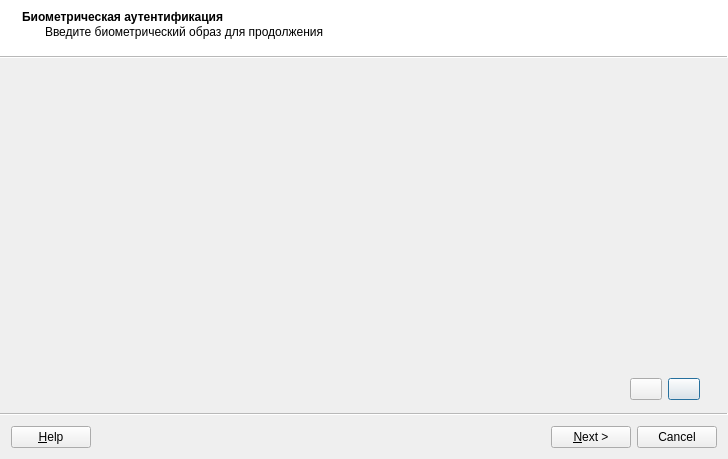
<?xml version="1.0" encoding="UTF-8"?>
<ui version="4.0">
 <class>ExtractWizard</class>
 <widget class="QWizard" name="ExtractWizard">
  <property name="geometry">
   <rect>
    <x>0</x>
    <y>0</y>
    <width>728</width>
    <height>459</height>
   </rect>
  </property>
  <property name="windowTitle">
   <string>Мастер извлечения ключа</string>
  </property>
  <property name="wizardStyle">
   <enum>QWizard::ModernStyle</enum>
  </property>
  <property name="options">
   <set>QWizard::HaveHelpButton|QWizard::NoBackButtonOnStartPage</set>
  </property>
  <widget class="QWizardPage" name="page2">
   <property name="title">
    <string>Биометрическая аутентификация</string>
   </property>
   <property name="subTitle">
    <string>Введите биометрический образ для продолжения</string>
   </property>
   <attribute name="pageId">
    <string notr="true">1</string>
   </attribute>
   <layout class="QGridLayout" name="gridLayout_2">
    <item row="3" column="5">
     <spacer name="horizontalSpacer_2">
      <property name="orientation">
       <enum>Qt::Horizontal</enum>
      </property>
      <property name="sizeHint" stdset="0">
       <size>
        <width>40</width>
        <height>20</height>
       </size>
      </property>
     </spacer>
    </item>
    <item row="0" column="1">
     <widget class="QLabel" name="_icn2">
      <property name="sizePolicy">
       <sizepolicy hsizetype="Fixed" vsizetype="Fixed">
        <horstretch>0</horstretch>
        <verstretch>0</verstretch>
       </sizepolicy>
      </property>
      <property name="text">
       <string/>
      </property>
      <property name="pixmap">
       <pixmap resource="../resources.qrc">:/res/48px-Preferences-desktop-peripherals.svg.png</pixmap>
      </property>
     </widget>
    </item>
    <item row="0" column="2">
     <spacer name="horizontalSpacer">
      <property name="orientation">
       <enum>Qt::Horizontal</enum>
      </property>
      <property name="sizeType">
       <enum>QSizePolicy::Fixed</enum>
      </property>
      <property name="sizeHint" stdset="0">
       <size>
        <width>10</width>
        <height>20</height>
       </size>
      </property>
     </spacer>
    </item>
    <item row="3" column="7">
     <widget class="QPushButton" name="_btnAdd">
      <property name="sizePolicy">
       <sizepolicy hsizetype="Fixed" vsizetype="Fixed">
        <horstretch>0</horstretch>
        <verstretch>0</verstretch>
       </sizepolicy>
      </property>
      <property name="maximumSize">
       <size>
        <width>32</width>
        <height>32</height>
       </size>
      </property>
      <property name="text">
       <string/>
      </property>
      <property name="icon">
       <iconset resource="../resources.qrc">
        <normaloff>:/res/list-add.png</normaloff>:/res/list-add.png</iconset>
      </property>
      <property name="iconSize">
       <size>
        <width>32</width>
        <height>32</height>
       </size>
      </property>
      <property name="flat">
       <bool>false</bool>
      </property>
     </widget>
    </item>
    <item row="3" column="6">
     <widget class="QPushButton" name="_btnClear">
      <property name="sizePolicy">
       <sizepolicy hsizetype="Fixed" vsizetype="Fixed">
        <horstretch>0</horstretch>
        <verstretch>0</verstretch>
       </sizepolicy>
      </property>
      <property name="maximumSize">
       <size>
        <width>32</width>
        <height>32</height>
       </size>
      </property>
      <property name="text">
       <string/>
      </property>
      <property name="icon">
       <iconset resource="../resources.qrc">
        <normaloff>:/res/edit-clear.png</normaloff>:/res/edit-clear.png</iconset>
      </property>
      <property name="iconSize">
       <size>
        <width>32</width>
        <height>32</height>
       </size>
      </property>
      <property name="flat">
       <bool>false</bool>
      </property>
     </widget>
    </item>
    <item row="2" column="1" colspan="8">
     <widget class="QWidget" name="widget" native="true">
      <property name="sizePolicy">
       <sizepolicy hsizetype="Expanding" vsizetype="Expanding">
        <horstretch>0</horstretch>
        <verstretch>0</verstretch>
       </sizepolicy>
      </property>
      <layout class="QGridLayout" name="gridLayout_3"/>
     </widget>
    </item>
    <item row="0" column="5" colspan="4">
     <widget class="QTableWidget" name="_tblScheme">
      <property name="enabled">
       <bool>false</bool>
      </property>
      <property name="sizePolicy">
       <sizepolicy hsizetype="Expanding" vsizetype="Minimum">
        <horstretch>0</horstretch>
        <verstretch>0</verstretch>
       </sizepolicy>
      </property>
      <property name="minimumSize">
       <size>
        <width>320</width>
        <height>0</height>
       </size>
      </property>
      <property name="maximumSize">
       <size>
        <width>16777215</width>
        <height>72</height>
       </size>
      </property>
      <property name="frameShape">
       <enum>QFrame::NoFrame</enum>
      </property>
      <property name="frameShadow">
       <enum>QFrame::Plain</enum>
      </property>
      <property name="verticalScrollBarPolicy">
       <enum>Qt::ScrollBarAlwaysOff</enum>
      </property>
      <property name="horizontalScrollBarPolicy">
       <enum>Qt::ScrollBarAlwaysOff</enum>
      </property>
      <property name="showGrid">
       <bool>false</bool>
      </property>
      <attribute name="horizontalHeaderVisible">
       <bool>false</bool>
      </attribute>
      <attribute name="verticalHeaderVisible">
       <bool>false</bool>
      </attribute>
      <attribute name="verticalHeaderStretchLastSection">
       <bool>false</bool>
      </attribute>
      <row>
       <property name="text">
        <string>Новая строка</string>
       </property>
      </row>
      <column>
       <property name="text">
        <string>Новый столбец</string>
       </property>
      </column>
      <column>
       <property name="text">
        <string>Новый столбец</string>
       </property>
      </column>
      <column>
       <property name="text">
        <string>Новый столбец</string>
       </property>
      </column>
      <column>
       <property name="text">
        <string>Новый столбец</string>
       </property>
      </column>
      <column>
       <property name="text">
        <string>Новый столбец</string>
       </property>
      </column>
     </widget>
    </item>
   </layout>
  </widget>
  <widget class="QWizardPage" name="page3">
   <property name="contextMenuPolicy">
    <enum>Qt::NoContextMenu</enum>
   </property>
   <property name="title">
    <string/>
   </property>
   <property name="subTitle">
    <string/>
   </property>
   <attribute name="pageId">
    <string notr="true">2</string>
   </attribute>
  </widget>
 </widget>
 <resources>
  <include location="../resources.qrc"/>
 </resources>
 <connections>
  <connection>
   <sender>_btnAdd</sender>
   <signal>clicked()</signal>
   <receiver>ExtractWizard</receiver>
   <slot>addImage()</slot>
   <hints>
    <hint type="sourcelabel">
     <x>711</x>
     <y>414</y>
    </hint>
    <hint type="destinationlabel">
     <x>362</x>
     <y>327</y>
    </hint>
   </hints>
  </connection>
  <connection>
   <sender>ExtractWizard</sender>
   <signal>currentIdChanged(int)</signal>
   <receiver>ExtractWizard</receiver>
   <slot>changePage()</slot>
   <hints>
    <hint type="sourcelabel">
     <x>420</x>
     <y>451</y>
    </hint>
    <hint type="destinationlabel">
     <x>157</x>
     <y>446</y>
    </hint>
   </hints>
  </connection>
  <connection>
   <sender>_btnClear</sender>
   <signal>clicked()</signal>
   <receiver>ExtractWizard</receiver>
   <slot>clearImage()</slot>
   <hints>
    <hint type="sourcelabel">
     <x>114</x>
     <y>392</y>
    </hint>
    <hint type="destinationlabel">
     <x>242</x>
     <y>439</y>
    </hint>
   </hints>
  </connection>
 </connections>
 <slots>
  <slot>changeContainer()</slot>
  <slot>addImage()</slot>
  <slot>clearImage()</slot>
  <slot>changePage()</slot>
 </slots>
</ui>
